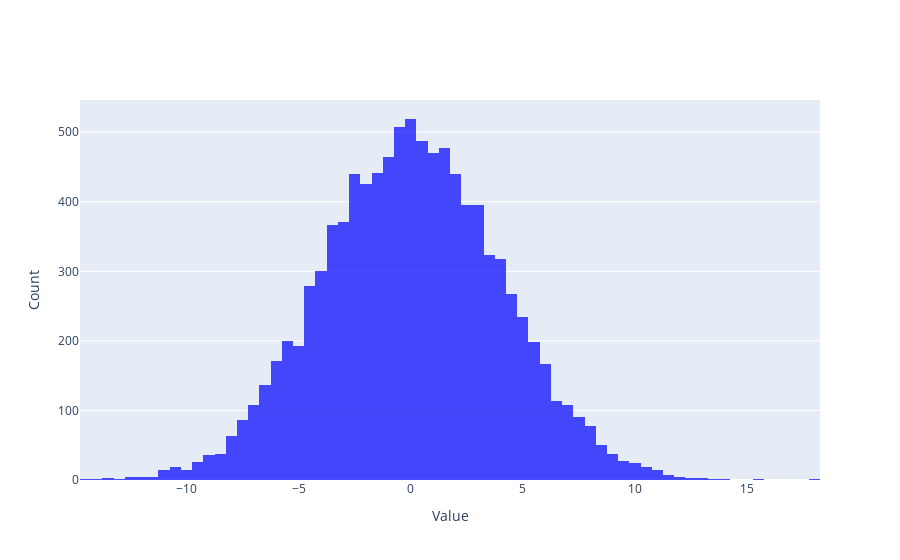

Notebook code cell kept with this figure:
### Code cell
# plot population distribution
plot_hist(pop_data,filesave=file_pop)

### Figure 1 — Plotly figure (JSON) as saved in the notebook; plotly's stock layout.template omitted (floating-point values rounded to 4 significant figures; data arrays with more than 128 entries replaced by an {"elided": "..."} marker saying what was removed)
{"data": [{"marker": {"color": "blue", "opacity": 0.7}, "name": "Data Distribution", "nbinsx": 100, "type": "histogram", "x": {"elided": "10000 float values"}}], "layout": {"xaxis": {"title": {"text": "Value"}}, "yaxis": {"title": {"text": "Count"}}}}
